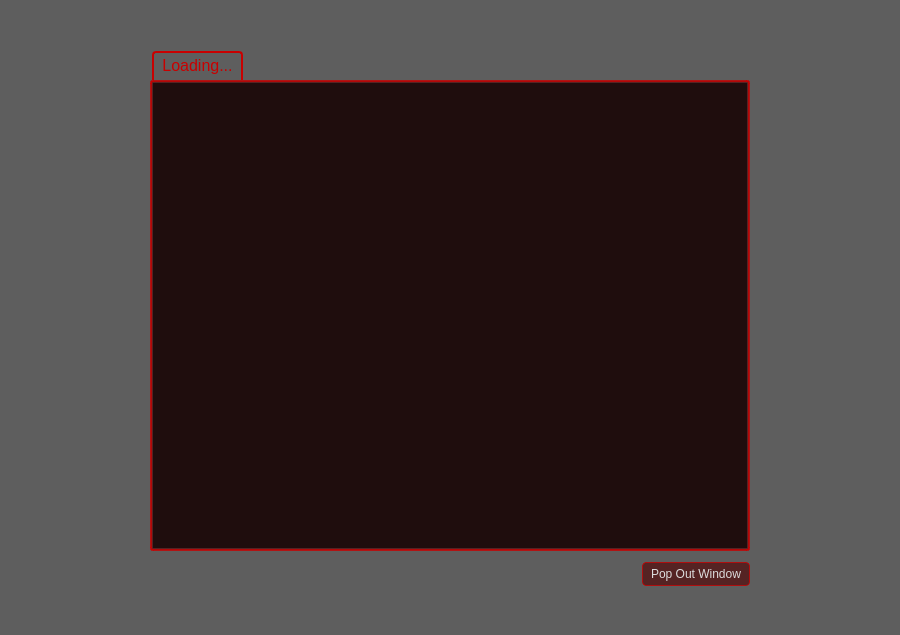
<?xml version="1.0" encoding="UTF-8"?>
<ui version="4.0">
 <class>ForensicsInterface</class>
 <widget class="QWidget" name="ForensicsInterface">
  <property name="geometry">
   <rect>
    <x>0</x>
    <y>0</y>
    <width>900</width>
    <height>635</height>
   </rect>
  </property>
  <property name="sizePolicy">
   <sizepolicy hsizetype="Minimum" vsizetype="Minimum">
    <horstretch>0</horstretch>
    <verstretch>0</verstretch>
   </sizepolicy>
  </property>
  <property name="windowTitle">
   <string>Forensics Questions</string>
  </property>
  <property name="windowIcon">
   <iconset resource="rc/QTRC.qrc">
    <normaloff>:/vm/img/VM_frq_ico.png</normaloff>:/vm/img/VM_frq_ico.png</iconset>
  </property>
  <property name="windowOpacity">
   <double>0.950000000000000</double>
  </property>
  <property name="autoFillBackground">
   <bool>false</bool>
  </property>
  <property name="styleSheet">
   <string notr="true">background-color: rgba(0,0,0,100);
border: none;</string>
  </property>
  <layout class="QGridLayout" name="gridLayout">
   <item row="1" column="1">
    <widget class="QTabWidget" name="ForensicsTabs">
     <property name="sizePolicy">
      <sizepolicy hsizetype="Preferred" vsizetype="Preferred">
       <horstretch>0</horstretch>
       <verstretch>0</verstretch>
      </sizepolicy>
     </property>
     <property name="minimumSize">
      <size>
       <width>600</width>
       <height>500</height>
      </size>
     </property>
     <property name="font">
      <font>
       <pointsize>12</pointsize>
      </font>
     </property>
     <property name="autoFillBackground">
      <bool>false</bool>
     </property>
     <property name="styleSheet">
      <string notr="true">QTabWidget::pane { /* The tab widget frame */
    background-color: rgba(80, 0, 0, 160);
	border: 2px solid rgba(200,0,0,200);
	border-radius: 3px;
	padding: 1px;
}

QTabWidget::tab-bar {
    alignment: center;
}

/* Style the tab using the tab sub-control. Note that
    it reads QTabBar _not_ QTabWidget */
QTabBar::tab {
    background: rgba(80, 0, 0, 0);
	border: 2px solid rgba(200,0,0,100);
    color:  rgba(200,0,0,255); /* same as the pane color */
    border-bottom-color:  rgba(0, 0, 0, 0); /* same as the pane color */
    border-top-left-radius: 4px;
    border-top-right-radius: 4px;
    min-width: 8ex;
    padding-left: 8px;
	padding-right: 8px;
	padding-top: 3px;
	padding-bottom:3px;
	margin-left:2px;
    margin-right:2px;
}

QTabBar::tab:selected{
    background-color: rgba(80, 0, 0, 0);
}

QTabBar::tab:hover {
	background-color: rgba(80, 20, 20, 160);
}

QTabBar::tab:selected {
	border-color: 2px solid rgba(200,0,0,200);
    border-bottom-color: rgba(0, 0, 0, 0); /* same as pane color */
}

QTabBar::tab:!selected {
    margin-top: 2px; /* make non-selected tabs look smaller */
}

QTabBar{
	background-color: rgba(80, 0, 0, 0);
}</string>
     </property>
     <property name="tabPosition">
      <enum>QTabWidget::North</enum>
     </property>
     <property name="tabShape">
      <enum>QTabWidget::Rounded</enum>
     </property>
     <property name="currentIndex">
      <number>0</number>
     </property>
     <property name="elideMode">
      <enum>Qt::ElideMiddle</enum>
     </property>
     <property name="usesScrollButtons">
      <bool>true</bool>
     </property>
     <property name="documentMode">
      <bool>false</bool>
     </property>
     <property name="tabsClosable">
      <bool>false</bool>
     </property>
     <property name="movable">
      <bool>false</bool>
     </property>
     <property name="tabBarAutoHide">
      <bool>false</bool>
     </property>
     <widget class="QWidget" name="LoadingTab">
      <property name="sizePolicy">
       <sizepolicy hsizetype="MinimumExpanding" vsizetype="Preferred">
        <horstretch>0</horstretch>
        <verstretch>0</verstretch>
       </sizepolicy>
      </property>
      <property name="styleSheet">
       <string notr="true"/>
      </property>
      <attribute name="title">
       <string>Loading...</string>
      </attribute>
     </widget>
    </widget>
   </item>
   <item row="3" column="1">
    <spacer name="verticalSpacer_2">
     <property name="orientation">
      <enum>Qt::Vertical</enum>
     </property>
     <property name="sizeType">
      <enum>QSizePolicy::MinimumExpanding</enum>
     </property>
     <property name="sizeHint" stdset="0">
      <size>
       <width>0</width>
       <height>20</height>
      </size>
     </property>
    </spacer>
   </item>
   <item row="1" column="2">
    <spacer name="horizontalSpacer_2">
     <property name="orientation">
      <enum>Qt::Horizontal</enum>
     </property>
     <property name="sizeHint" stdset="0">
      <size>
       <width>0</width>
       <height>20</height>
      </size>
     </property>
    </spacer>
   </item>
   <item row="2" column="1">
    <layout class="QHBoxLayout" name="horizontalLayout">
     <property name="sizeConstraint">
      <enum>QLayout::SetMinimumSize</enum>
     </property>
     <property name="topMargin">
      <number>5</number>
     </property>
     <item>
      <spacer name="horizontalSpacer_3">
       <property name="orientation">
        <enum>Qt::Horizontal</enum>
       </property>
       <property name="sizeHint" stdset="0">
        <size>
         <width>40</width>
         <height>20</height>
        </size>
       </property>
      </spacer>
     </item>
     <item>
      <widget class="QPushButton" name="popout">
       <property name="cursor">
        <cursorShape>PointingHandCursor</cursorShape>
       </property>
       <property name="styleSheet">
        <string notr="true">QPushButton{
border-radius: 4px;
color: rgb(220,220,220);
background-color: rgba(80, 0, 0, 160);
border: 1px solid rgba(200,0,0,200);
padding: 8px;
padding-top:4px;
padding-bottom:4px;
}
QPushButton:checked{
                              background-color: rgba(0, 140, 0, 80);
                              border: 2px solid rgba(40,230,40, 220);
}
 QPushButton:hover
                          {
                              background-color: rgba(100, 10, 10, 180);
                              border: 2px outset rgba(200,30,30,220);
                          }</string>
       </property>
       <property name="text">
        <string>Pop Out Window</string>
       </property>
       <property name="checkable">
        <bool>true</bool>
       </property>
      </widget>
     </item>
    </layout>
   </item>
   <item row="1" column="0">
    <spacer name="horizontalSpacer">
     <property name="orientation">
      <enum>Qt::Horizontal</enum>
     </property>
     <property name="sizeHint" stdset="0">
      <size>
       <width>0</width>
       <height>20</height>
      </size>
     </property>
    </spacer>
   </item>
   <item row="0" column="1">
    <spacer name="verticalSpacer">
     <property name="orientation">
      <enum>Qt::Vertical</enum>
     </property>
     <property name="sizeType">
      <enum>QSizePolicy::MinimumExpanding</enum>
     </property>
     <property name="sizeHint" stdset="0">
      <size>
       <width>20</width>
       <height>40</height>
      </size>
     </property>
    </spacer>
   </item>
  </layout>
 </widget>
 <resources>
  <include location="rc/QTRC.qrc"/>
 </resources>
 <connections/>
</ui>
